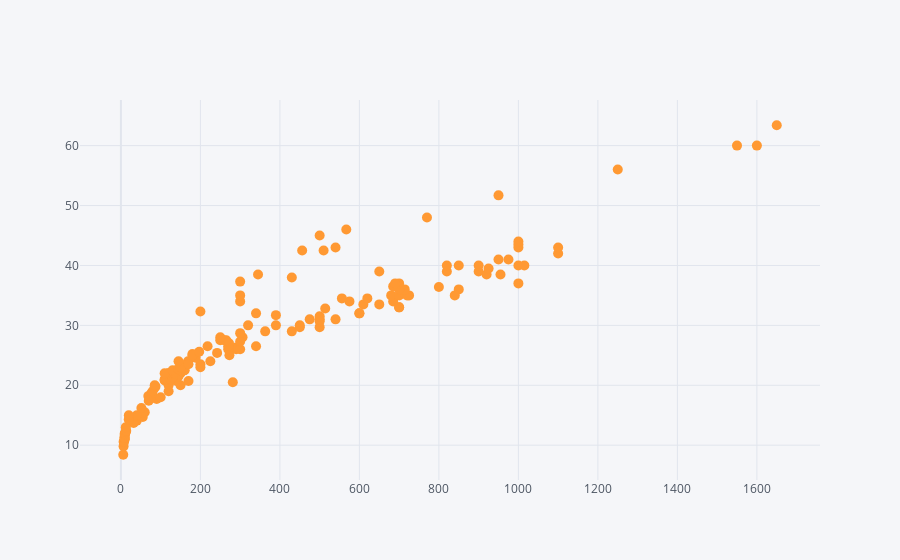

Source (notebook cell):
### Code cell
bagsdata.iplot(kind='scatter',x='Cost',y='Weight1',mode='markers',size=10)

### Figure 1 — Plotly figure (JSON) as saved in the notebook; plotly's stock layout.template omitted (floating-point values rounded to 4 significant figures; data arrays with more than 128 entries replaced by an {"elided": "..."} marker saying what was removed)
{"data": [{"line": {"color": "rgba(255, 153, 51, 1.0)", "dash": "solid", "shape": "linear", "width": 1.3}, "marker": {"size": 10, "symbol": "circle"}, "mode": "markers", "name": "Weight1", "text": "", "type": "scatter", "x": {"elided": "159 float values"}, "y": {"elided": "159 float values"}}], "layout": {"legend": {"bgcolor": "#F5F6F9", "font": {"color": "#4D5663"}}, "paper_bgcolor": "#F5F6F9", "plot_bgcolor": "#F5F6F9", "title": {"font": {"color": "#4D5663"}}, "xaxis": {"gridcolor": "#E1E5ED", "showgrid": true, "tickfont": {"color": "#4D5663"}, "title": {"font": {"color": "#4D5663"}, "text": ""}, "zerolinecolor": "#E1E5ED"}, "yaxis": {"gridcolor": "#E1E5ED", "showgrid": true, "tickfont": {"color": "#4D5663"}, "title": {"font": {"color": "#4D5663"}, "text": ""}, "zerolinecolor": "#E1E5ED"}}}
